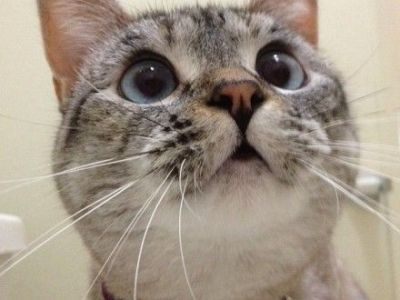
#> input picture Image processing/reverse_gray/cat.jpg, 400 x 300 px
$ python reverse_grayimage.py
#> lines starting #> are read from the running program, lines starting #| are printed output that depends on the picture
import cv2
import numpy as np

image = cv2.imread('cat.jpg')
#> image is the input picture: shape (300, 400, 3); mean B, G, R 133, 147.1, 159
gray_image = 1/3 * image[:,:,0] + 1/3 * image[:,:,1] + 1/3 * image[:,:,2]#求和再取均值会出现噪声
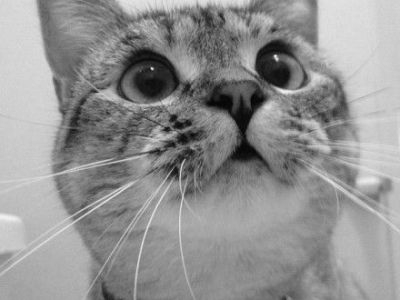
#> gray_image: shape (300, 400) float64; min 3, max 241.7, mean 146.4
reverse_image = 255 - np.array(gray_image)#存在小数，需要转为uint8模式
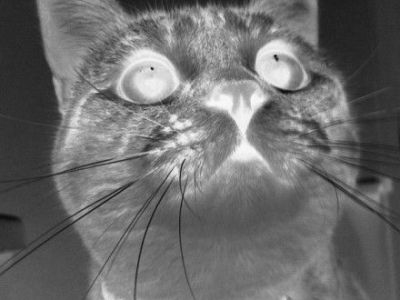
#> reverse_image: shape (300, 400) float64; min 13.33, max 252, mean 108.6

#cv2.imshow('a',reverse_image.astype("uint8"))
#cv2.waitKey()
cv2.imwrite('gray_cat.jpg',gray_image.astype("uint8"))
cv2.imwrite('reverse_gray_cat.jpg',reverse_image.astype("uint8"))
